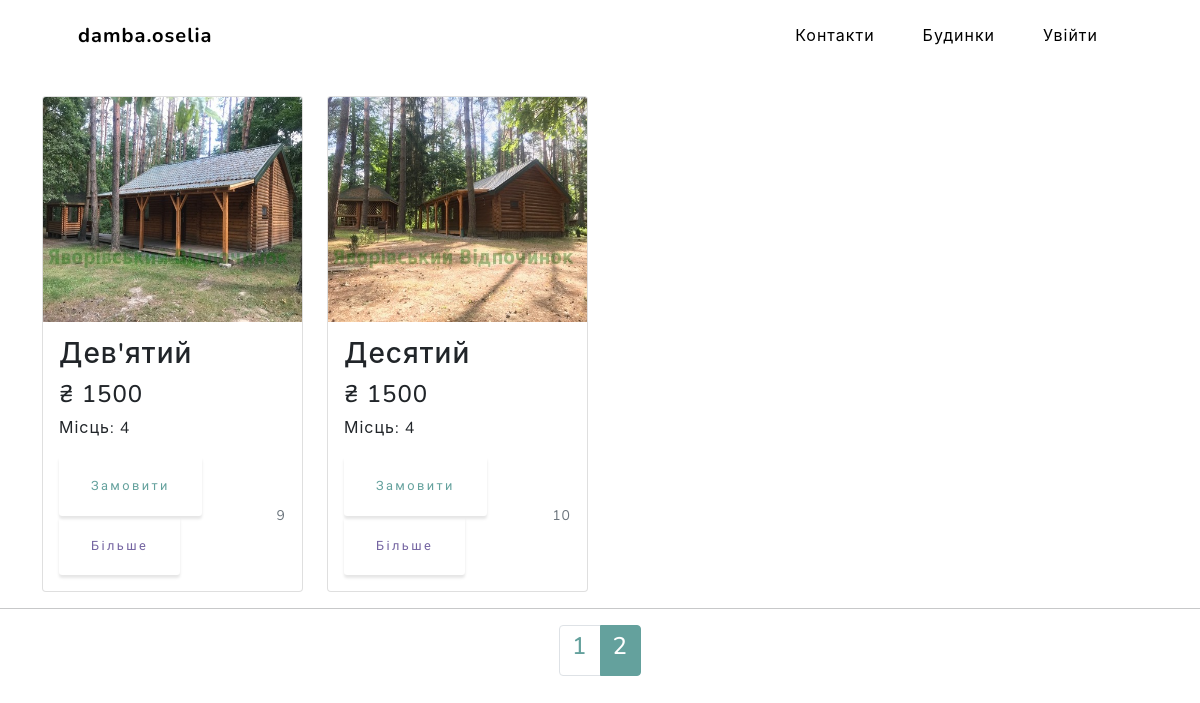
The app's page /houses/?page=2 with its own data.
### main/models.py (models this page shows, shortened)
class Houses(models.Model):
    name = models.CharField(max_length=32)
    photo = models.ImageField(null=True, blank=True) #
    price = models.FloatField()
    capacity = models.IntegerField()
    rooms = models.IntegerField(null=True) #
    beds = models.IntegerField()
    wifi = models.BooleanField(default=True)
    kitchen = models.BooleanField(default=True)
    bathroom = models.BooleanField(default=True)
    floors = models.IntegerField()
    central_heat = models.BooleanField(default=False) #
    pets_allow = models.BooleanField(default=False) #
    description = models.CharField(max_length= 255, null=True) #
    def get_absolute_url(self):
        return reverse('house', kwargs={'house_id':self.pk})
    class Meta:
        verbose_name = 'Будинок'
        verbose_name_plural = 'Будинки'
        ordering = ['id']

### main/views.py (the view)
# urls.py: path('houses/', houses, name='houses'),
def houses(request):
    cards = Houses.objects.all()
    paginator = Paginator(cards, 8)
    page_number = request.GET.get('page')
    page_obj = paginator.get_page(page_number)
    context = {
        'title':'Будинки',
        'menu':menu,
        'cards':cards,
        'page_obj':page_obj,
    }
    return render(request, 'main/houses.html', context=context)

### main/templates/main/houses.html (shortened to what this page needs)
{% extends 'main/base.html' %}
{% load static %}
{% block content %}
    <section>
        <div class="container">
            <div class="row">
                <div class="col-10">
                    <br><br><br><br>
                </div>
                <div class="col-2">
                </div>
            </div>
        </div>
    </section>
    <section>
        <div class="container">
            <div class="row">
                {% for c in page_obj %}
                <div class="col-sm-6 col-md-6 col-lg-3">
                    <div class="card box-shadow">
                        <a href="{{ c.get_absolute_url }}">
                            <img class="card-img-top" data-src="holder.js/100px225?theme=thumb&amp;bg=55595c&amp;fg=eceeef&amp;text=Thumbnail" alt="Photo preview: {{c.photo_preview}}" style="height: 225px; width: 100%; display: block;"
                            src="/static/main/img/houses/{{c.photo}}" data-holder-rendered="true">
                        </a>
                        <div class="card-body">
                            <div class="title-group d-flex">
                                <h3 class="card-title pricing-card-title">{{c.name}}</h3>
                            </div>
                            <h4 class="pricing-card-title">₴ {{c.price|floatformat:0}}</h4>
                            <p>Місць: {{c.capacity}}</p>
                            <div class="d-flex justify-content-between align-items-center">
                                <div class="btn-group flex-wrap" data-toggle="buttons">
                                    <a href="{{ c.get_absolute_url }}order/"><button type="button" class="btn btn-sm btn-outline-primary">Замовити</button></a>
                                    <a href="{{ c.get_absolute_url }}"><button type="button" class="btn btn-sm btn-outline-secondary">Більше</button></a>
                                </div>
                                <small class="text-muted">{{c.id}}</small>
                            </div>
                        </div>
                    </div>
                </div>
                {% endfor %}
            </div>
        </div>
        <hr>
        <div class="container">
            <div class="row">
                <nav aria-label="...">
                    <ul class="pagination d-flex justify-content-center">
                        {% for page in page_obj.paginator.page_range %}
                        <li class="page-item
                            {% if page == page_obj.number %}
                            active" aria-current="page"
                            {% else %}
                            "
                            {% endif %}
                        ><a class="page-link" href="?page={{page}}"><h4>{{page}}</h4></a></li>
                        {% endfor %}
                    </ul>
                </nav>
            </div>
        </div>
    </section>
{% endblock %}

### records on screen
Houses: photo (picture), name "Дев'ятий", price "1500", capacity "4", id "9"
Houses: photo (picture), name "Десятий", price "1500", capacity "4", id "10"

### other values on screen
{{ m.title }} "Контакти" "Будинки"
{{ page }} "1" "2"
